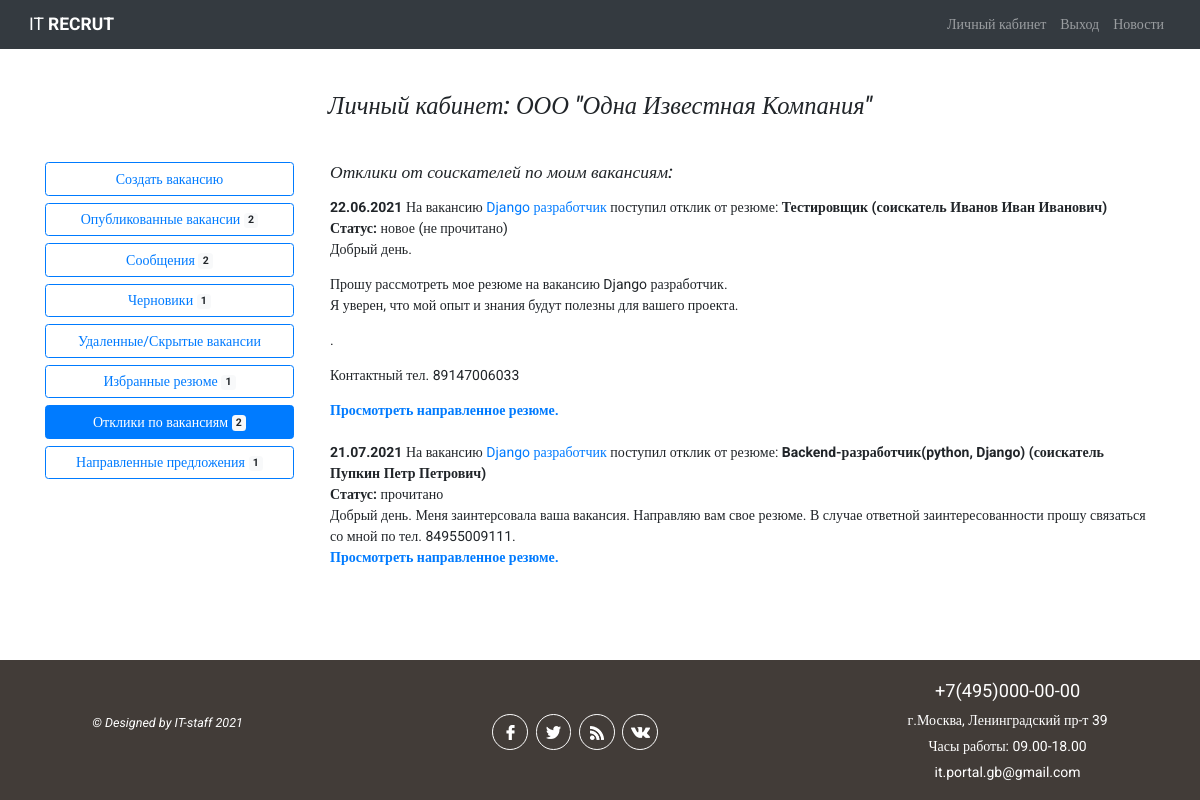
The page /employer/1/offers/ (signed in) on the database its author committed.
### authapp/models.py (models this page shows, shortened)
class Employer(models.Model):
    NEED_MODER = 'need_moderation'
    MODER_OK = 'moderation_ok'
    MODER_REJECT = 'moderation_reject'
    EMPLOYER_STATUS_CHOICES = (
        (NEED_MODER, 'требуется модерация'),
        (MODER_OK, 'модерация пройдена успешно'),
        (MODER_REJECT, 'отклонено модератором')
    )
    company_name = models.CharField(verbose_name='название компании', max_length=128, unique=True)
    city = models.CharField(verbose_name='город', max_length=64, blank=True)
    tel = models.CharField(verbose_name='телефон', max_length=11, blank=True)
    short_description = models.TextField(verbose_name='краткое описание компании')
    logo = models.ImageField(upload_to='company_logo', blank=True)
    web = models.CharField(verbose_name='вебсайт компании', max_length=64, blank=True)
    is_active = models.BooleanField(default=True)
    user = models.OneToOneField(User, on_delete=models.CASCADE)
    status = models.CharField(verbose_name='статус компании на сайте',
                              choices=EMPLOYER_STATUS_CHOICES, default=NEED_MODER,
                              max_length=32)
    failed_moderation = models.CharField(max_length=512, blank=True, verbose_name='поле '
                                                                                  'заполняется в случае отклонения модерации')
    activation_key = models.CharField(max_length=128, blank=True)
    activation_key_expires = models.DateTimeField(default=(datetime.now() + timedelta(hours=24)))
    class Meta:
        verbose_name_plural = 'Работодатели'

class Seeker(models.Model):
    NEED_MODER = 'need_moderation'
    MODER_OK = 'moderation_ok'
    MODER_REJECT = 'moderation_reject'
    SEEKER_STATUS_CHOICES = (
        (NEED_MODER, 'требуется модерация'),
        (MODER_OK, 'модерация пройдена успешно'),
        (MODER_REJECT, 'отклонено модератором')
    )
    SEX_CHOICE = (
        ('male', 'мужской'),
        ('female', 'женский')
    )
    MARRIED_STATUS = (
        ('h', 'холост'),
        ('m', 'в браке'),
        ('d', 'в разводе')
    )
    patronimyc = models.CharField(verbose_name='Отчество', max_length=64)
    age = models.PositiveSmallIntegerField(verbose_name='возраст', default=18)
    sex = models.CharField(verbose_name='Ваш пол', max_length=32, choices=SEX_CHOICE)
    married = models.CharField(verbose_name='Семейное положение', max_length=1, choices=MARRIED_STATUS)
    city = models.CharField(verbose_name='город', max_length=64, blank=True)
    skills = models.TextField(verbose_name='Навыки (знание программ)', max_length=264, blank=True)
    hobby = models.TextField(verbose_name='Ваши увлечения', max_length=264, blank=True)
    tel = models.CharField(verbose_name='телефон', max_length=11, blank=True)
    photo = models.ImageField(upload_to='seeker_photo', blank=True)
    is_active = models.BooleanField(default=True)
    user = models.OneToOneField(User, on_delete=models.CASCADE)
    status = models.CharField(verbose_name='статус соискателя на сайте',
                              choices=SEEKER_STATUS_CHOICES, default=NEED_MODER, max_length=32)
    failed_moderation = models.CharField(max_length=512, blank=True, verbose_name='поле '
                                                                                  'заполняется в случае отклонения модерации')
    activation_key = models.CharField(max_length=128, blank=True)
    activation_key_expires = models.DateTimeField(default=(datetime.now() + timedelta(hours=24)))
    class Meta:
        verbose_name_plural = 'Соискатели'

### workerapp/models.py (models this page shows, shortened)
class SendResponse(models.Model):
    NEW = 'new'
    READ = 'read'
    RESPONSE_STATUS = (
        (NEW, 'новое (не прочитано)'),
        (READ, 'прочитано'),
    )
    date = models.DateField(verbose_name='дата направления отклика', default=datetime.now)
    resume = models.ForeignKey(Resume, on_delete=models.CASCADE, verbose_name='выберите резюме, которое вы хотите'
                                                                              ' направить работодателю')
    vacancy = models.ForeignKey('employerapp.Vacancy', on_delete=models.CASCADE, verbose_name='отклик на вакансию')
    cover_letter = models.TextField(verbose_name='Сопроводительное письмо', blank=True, max_length=524,
                                    help_text='поле не обязательное')
    status = models.CharField(verbose_name='статус направленного отклика на вакансию', max_length=32, choices=RESPONSE_STATUS, default=NEW)
    class Meta:
        verbose_name_plural = 'Направленные отклики на размещенные вакансии'

class Resume(models.Model):
    RESUME_ACTION_CHOICE = (
        ('draft', 'сохранить черновик'),
        ('publish', 'опубликовать на портале'),
        ('moderation_ok', 'модерация пройдена'),
        ('moderation_reject', 'модерация отклонена')
    )
    RUB = 'руб.'
    USD = 'USD'
    EUR = 'EUR'
    CURRENCY_CHOICE = (
        (RUB, 'руб.'),
        (USD, 'USD'),
        (EUR, 'EUR')
    )
    position = models.CharField(max_length=64, verbose_name='желаемая должность')
    min_salary = models.CharField(verbose_name='минимальный уровень з/п', max_length=7, blank=True,
                                  help_text='поле необязательное для заполнения')
    max_salary = models.CharField(verbose_name='максимальный уровень з/п', max_length=7, blank=True,
                                  help_text='поле необязательное для заполнения')
    currency = models.CharField(verbose_name='валюта', max_length=4, blank=True,
                                choices=CURRENCY_CHOICE, help_text='поле необязательное для '
                                                                   'заполнения')
    published = models.DateField(verbose_name='дата публикации', default=datetime.now)
    skills = models.TextField(verbose_name='Ключевые навыки', max_length=512, blank=True)
    hobby = models.TextField(verbose_name='Ваши увлечения', max_length=512, blank=True,
                             help_text='поле необязательно для заполнения')
    action = models.CharField(verbose_name='статус', max_length=64, choices=RESUME_ACTION_CHOICE)
    seeker = models.ForeignKey(Seeker, on_delete=models.CASCADE)
    hide = models.BooleanField(verbose_name='резюме удалено / скрыто', default=False)
    failed_moderation = models.TextField(verbose_name='Сообщение в случае непрохождения '
        'модерации резюме', max_length=254, blank=True, help_text='поле необязательное')
    is_favorite = models.BooleanField(verbose_name='добавлен в избранное', default=False)
    class Meta:
        verbose_name_plural = 'Резюме'

### employerapp/models.py (models this page shows, shortened)
class Vacancy(models.Model):
    ACTION_CHOICE = (
        ('draft', 'сохранить черновик'),
        ('publish', 'опубликовать на портале'),
        ('moderation_ok', 'модерация пройдена'),
        ('moderation_reject', 'модерация отклонена')
    )
    RUB = 'руб.'
    USD = 'USD'
    EUR = 'EUR'
    CURRENCY_CHOICE = (
        (RUB, 'руб.'),
        (USD, 'USD'),
        (EUR, 'EUR')
    )
    FULL = 'полная занятость'
    PART = 'частичная занятость'
    PRJ = 'занятость по проекту'
    REM = 'удаленная работа'
    TYPE_VACANCY = (
        (FULL, 'полная занятость'),
        (PART, 'частичная занятость'),
        (PRJ, 'занятость по проекту'),
        (REM, 'удаленная работа')
    )
    vacancy_name = models.CharField(verbose_name='название вакансии', max_length=128)
    city = models.CharField(verbose_name='город', max_length=64)
    vacancy_type = models.CharField(verbose_name='тип занятости', max_length=32,
                                    choices=TYPE_VACANCY, default=FULL)
    min_salary = models.CharField(verbose_name='минимальный уровень з/п', max_length=32, blank=True,
                              help_text='поле необязательное для заполнения')
    max_salary = models.CharField(verbose_name='максимальный уровень з/п', max_length=32,
                                  blank=True, help_text='поле необязательное для заполнения')
    currency = models.CharField(verbose_name='валюта', max_length=4, blank=True,
                                choices=CURRENCY_CHOICE, help_text='поле необязательное для '
                                                                   'заполнения')
    description = models.TextField(verbose_name='описание / обязанности', max_length=1080)
    requirements = models.TextField(verbose_name='требования к кандидату', max_length=1080)
    conditions = models.TextField(verbose_name='что мы предлагаем', max_length=1080, blank=True,
                                  help_text='поле необязательное для заполнения')
    published = models.DateField(verbose_name='дата публикации', default=datetime.now)
    contact_person = models.CharField(verbose_name='контактное лицо', max_length=128)
    contact_email = models.EmailField(verbose_name='контактная почта', blank=True,
                                      help_text='поле необязательное')
    action = models.CharField(verbose_name='статус', max_length=64, choices=ACTION_CHOICE)
    employer = models.ForeignKey(Employer, on_delete=models.CASCADE)
    hide = models.BooleanField(verbose_name='вакансия удалена / скрыта', default=False)
    is_active = models.BooleanField(default=False)
    failed = models.BooleanField(default=False)
    fall_moderation = models.TextField(verbose_name='Сообщение в случае непрохождения '
            'модерации вакансии', max_length=254, blank=True, help_text='поле необязательное')
    is_favorite = models.BooleanField(verbose_name='добавлено в избранное', default=False)
    class Meta:
        verbose_name_plural = 'Вакансии'

### employerapp/views.py (the view)
# urls.py: path('<int:emp_id>/offers/', views.my_offers, name='offers'),
@login_required
def my_offers(request, emp_id):
    title = 'Отклики по вакансиям'
    employer = get_object_or_404(Employer, pk=emp_id)
    vacancies = Vacancy.objects.filter(action='moderation_ok', hide=False,
                                       employer=employer).order_by('published')
    vacancies_all = Vacancy.objects.filter(Q(action='moderation_ok') | Q(
        action='moderation_reject'), employer=employer).exclude(action='draft').exclude(
        hide=True).order_by('published')
    vacancies_hide = Vacancy.objects.filter(hide=True, employer=employer).order_by(
        'published')
    drafts = Vacancy.objects.filter(action='draft', hide=False, employer=employer).order_by('published')
    offers = SendOffers.objects.filter(vacancy__employer=employer.pk).order_by('date')
    favorites = FavoriteResumes.objects.filter(employer=employer).order_by('date')
    take_offers = SendResponse.objects.filter(vacancy__in=vacancies).select_related()
    context = {
        'title': title,
        'employer': employer,
        'vacancies_hide': vacancies_hide,
        'drafts': drafts,
        'vacancies': vacancies,
        'vacancies_all': vacancies_all,
        'offers': offers,
        'take_offers': take_offers,
        'favorites': favorites
    }
    return render(request, 'employerapp/offers_list.html', context)

### employerapp/templates/employerapp/offers_list.html (shortened to what this page needs)
{% extends 'mainapp/base.html' %}
{% load static %}
{% block content %}
<div class="container my-5">
    <h3 class="font-italic mb-5 text-center">Личный кабинет: {{ employer.company_name }}</h3>
    <div class="row justify-content-center">
        <div class="col-7 col-sm-4 col-md-3 pr-4 mb-4">
            {% include 'employerapp/include/menu.html' %}
        </div>
        <div class="col-12 col-sm-8 col-md-9">
            <h5 class="font-italic mb-3">Отклики от соискателей по моим вакансиям:</h5>
            {% if take_offers %}
            <div class="show_all">
            {% for item in take_offers %}
                <p class="mb-0"><span class="font-weight-bold mb-0">{{ item.date|date:"d.m.Y" }}</span>
                На вакансию <a href="{% url 'employer:published' employer.pk %}">{{ item.vacancy.vacancy_name }}</a>
                    поступил отклик от резюме: <b>{{ item.resume.position }} (соискатель {{ item.resume.seeker.user.first_name }}
                        {{ item.resume.seeker.user.last_name }} {{ item.resume.seeker.patronimyc }})</b>
                </p>
                <p class="mb-0"><span class="font-weight-bold">Статус:</span> <span id="status{{ item.resume.pk }}">{{ item.get_status_display }}</span></p>
                {% if item.cover_letter %}
                    <p class="mb-0"> {{ item.cover_letter|linebreaks }}.</p>
                    <p class="mt-0">Контактный тел. {{ item.resume.seeker.tel }}</p>
                {% else %}
                    <p class="mb-0">Добрый день. Меня заинтерсовала ваша вакансия. Направляю вам свое резюме. В случае ответной
                    заинтересованности прошу связаться со мной по тел. {{ item.resume.seeker.tel }}.</p>
                {% endif %}
                <p class="mt-0 mb-4"><a class="see_resume" id="{{ item.resume.pk }}" data-url="{% url 'worker:response_ajax' %}" href="{% url 'worker:resume_view' item.resume.seeker.pk item.resume.pk %}"><b>Просмотреть направленное резюме.</b></a></p>
            {% endfor %}
            </div>
            {% else %}
                <p>Откликов по вакансиям ещё нет</p>
            {% endif %}
            </div>
        </div>
    </div>
{% endblock %}

### static/css/style.css (style rules this page uses)
* { margin: 0; padding: 0; }
html { font-size: 16px; }
@media all and (min-width: 1024px) and (max-width: 1200px) { html { font-size: 14px; } }
html, body { height: 100%; }
body { box-sizing: border-box; font-family: Roboto; display: flex; flex-direction: column; }
.container { flex: 1 0 auto; }

### rows shown on the page
Employer: company_name "ООО \"Одна Известная Компания\""
SendResponse: date "22.06.2021", vacancy.vacancy_name "Django разработчик", resume.position "Тестировщик", resume.seeker.user.first_name "Иванов", resume.seeker.user.last_name "Иван", resume.seeker.patronimyc "Иванович", status "новое (не прочитано)", cover_letter "Добрый день. Прошу рассмотреть мое резюме на вакансию Django разработчик. Я уверен, что мой опыт и знания будут полезны для вашего проекта.", resume.seeker.tel "89147006033"
SendResponse: date "21.07.2021", vacancy.vacancy_name "Django разработчик", resume.position "Backend-разработчик(python, Django)", resume.seeker.user.first_name "Пупкин", resume.seeker.user.last_name "Петр", resume.seeker.patronimyc "Петрович", status "прочитано", resume.seeker.tel "84955009111"

### other values the page prints
{{ vacancies|length }} "2"
{{ drafts|length }} "1"
{{ favorites|length }} "1"
{{ take_offers|length }} "2"
{{ offers|length }} "1"
